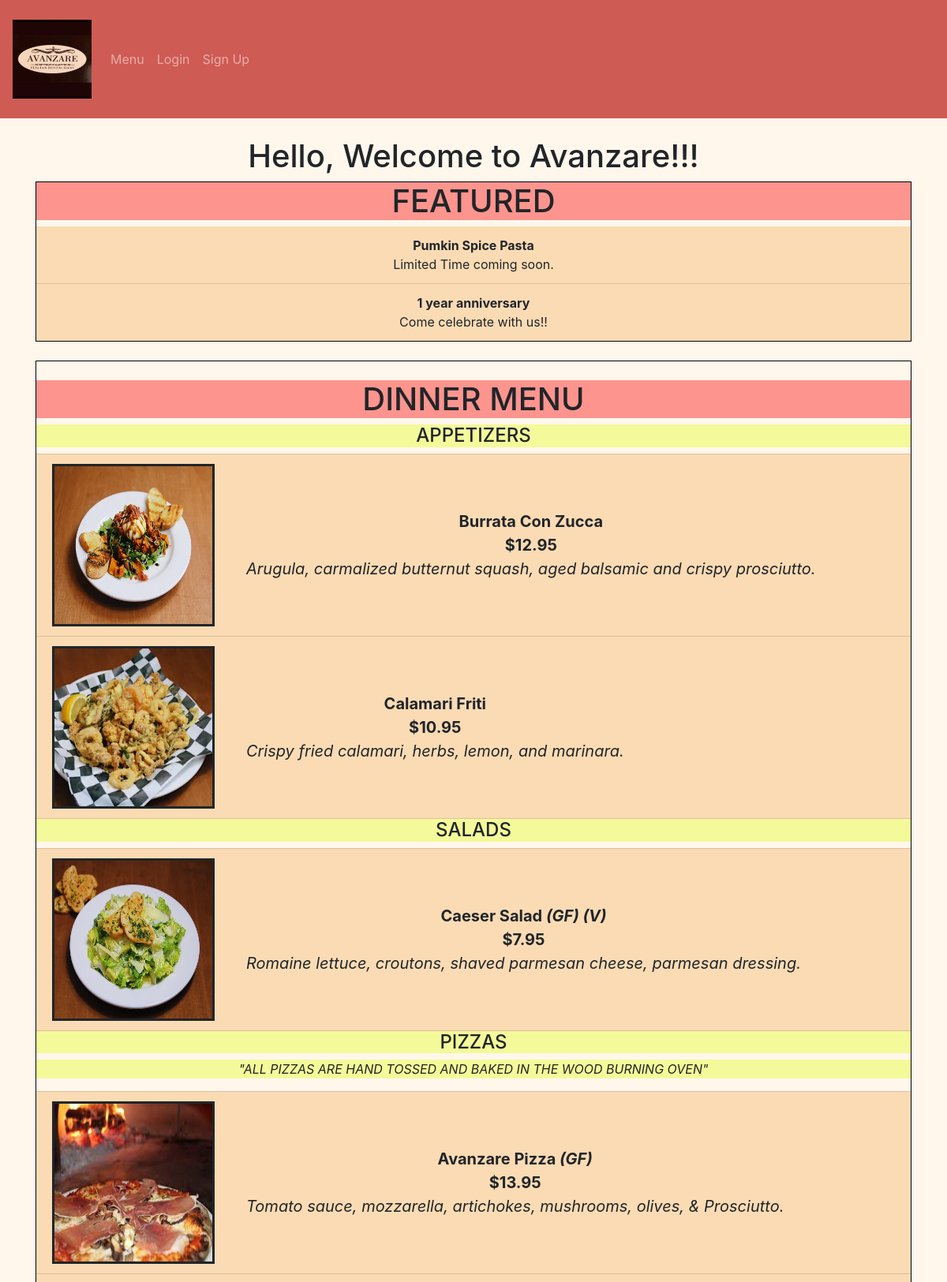
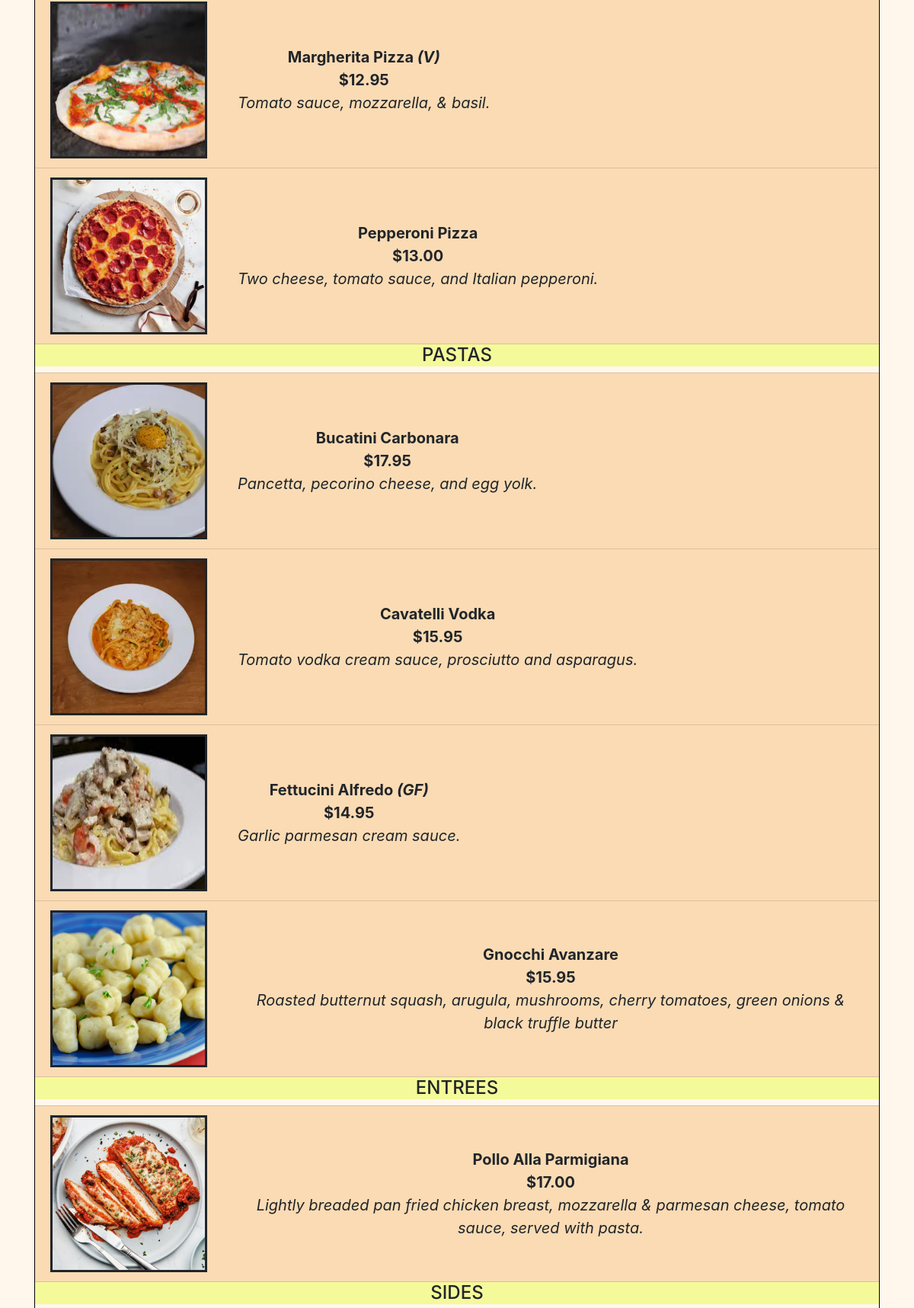
The page / (upper part) on the database its author committed (2 pictures, top to bottom).
### avanzareApp/models.py (models this page shows)
class News(db.Model):
    id = db.Column(db.Integer, primary_key=True)
    title = db.Column(db.String(150))
    text = db.Column(db.String(10000))
    news_type = db.Column(db.String(150))
    featured = db.Column(db.String(10))
    date = db.Column(db.DateTime(timezone=True), default=func.now())

class Menu(db.Model):
    id = db.Column(db.Integer, primary_key=True)
    name = db.Column(db.String(150), unique=True)
    price = db.Column(db.String(150))
    description = db.Column(db.String(10000))
    menu_type = db.Column(db.String(150))
    gluten_free = db.Column(db.String(150))
    vegan = db.Column(db.String(150))
    date = db.Column(db.DateTime(timezone=True), default=func.now())
    user_id = db.Column(db.Integer, db.ForeignKey('user.id'))

### avanzareApp/auth.py (the view, shortened to what this page needs)
@auth.route('/', methods=['GET'])
def start_page():
    user = User.query.filter(User.email=='headChef@gmail.com').first()
    news = db.session.query(News).order_by(News.id.desc()).all()
    items = Menu.query.filter_by(user_id=user.id).order_by(Menu.name).all()
    count = 0
    for post in news:
        post = random.choice(news)
        post.featured = "TRUE"
        count += 1
        if count == 5:
            break
    return render_template("start_page.html", news=news, items=items, user=current_user)

### avanzareApp/templates/start_page.html (shortened to what this page needs)
{% extends "base.html" %} {% block title %}Home{% endblock %}
{% block content %}
<h1 align="center">Hello, Welcome to Avanzare!!!</h1>
<div class="blackLine">
<h1 class="h1Color" align="center">FEATURED</h1>
<ul class="list-group list-group-flush" id="items">
    {% for news_post in news %}
        {% if news_post.featured == "TRUE" %}
            <li class="list-group-item" align="center">
                <b>{{ news_post.title }}</b>
                <br />
                {{ news_post.text }}
                <br />
            </li>
        {% endif %}
    {% endfor %}
</ul>
</div>
<br />
<div class="blackLine">
    <br />
    <h1 class="h1Color" align="center"> DINNER MENU </h1>
    <ul class="list-group list-group-flush" >
        {% set print_once = 1 %}
        {% for menu in ["APPETIZERS", "SALADS", "PIZZAS", "PASTAS", "ENTREES", "SIDES", "DESSERT MENU", "AFTER DINNER DRINKS", "COCKTAILS", "BOTTLE", "DRAFT"] %}
            {% if print_once == 1 %}
                {% if menu == "DESSERT MENU" %}
                    <h1 class="menu_type_color" align="center"> DESSERTS </h1>
                    {% set print_once = 0 %}
                {% elif menu == "AFTER DINNER DRINKS" %}
                    <h1 class="menu_type_color" align="center"> AFTER DINNER DRINKS </h1>
                    {% set print_once = 0 %}
                {% elif menu == "COCKTAILS" %}
                    <h1 class="menu_type_color" align="center"> COCKTAILS </h1>
                    {% set print_once = 0 %}
                {% elif menu == "BOTTLE" %}
                    <h1 class="menu_type_color" align="center"> BEER </h1>
                    <h4 class="menu_type_color" align="center">{{ menu }}</h4>
                    {% set print_once = 0 %}
                {% else %}
                    <h4 class="menu_type_color" align="center">{{ menu }}</h4>
                    {% if menu == "PIZZAS" %}
                        <p class="menu_type_color" align="center"><i>"ALL PIZZAS ARE HAND TOSSED AND BAKED IN THE WOOD BURNING OVEN"</i></p>
                    {% endif %}
                    {% set print_once = 0 %}
                {% endif %}
            {% endif %}
            {% for item in items %}
                {% if item.menu_type == menu %}
                    <li class="list-group-item">
                        <div class="container2">
                            <div class="image">
                                {% set tmp = item.name + '.jpg' %}
                                <img class="img-responsive" src="{{ url_for('views.send_image', filename=tmp) }}" width="200" height="200">
                            </div>
                            <div class="text" align="center">
                                <b>{{ item.name }}
                                {% if item.gluten_free == "GLUTEN FREE" %}
                                    <i>{{ "(GF)" }}</i>
                                {% endif %}
                                {% if item.vegan == "VEGAN" %}
                                    <i>{{ "(V)" }}</i>
                                {% endif %}
                                <br />
                                {% set tmp = "$" + (item.price | string) %}
                                {{ tmp }}</b>
                                <br />
                                <i>{{ item.description }}</i>
                            </div>
                        </div>
                    </li>
                {% endif %}
            {% endfor %}
            {% set print_once = 1 %}
        {% endfor %}
        <br />
    </ul>
</div>
<br />
<br />
            {% set DINNER_sub_menus = ["APPETIZERS", "SALADS", "SIDES"] %}
            {% set print_once = 1 %}
<br />
            {% set DINNER_sub_menus = ["APPETIZERS", "SALADS", "SIDES"] %}
            {% set print_once = 1 %}
<br />
<br />
<br />
{% include "footer.html" %}
{% endblock %}

### avanzareApp/static/style.css (style rules this page uses)
.blackLine { border:1px solid black; }
.container2 { display: flex; align-items: center; justify-content: center background-color: #CE9854; }
.text { font-size: 20px; padding-left: 40px; }
.image { border: solid; }
.list-group-item { background-color: #FADBB4; }
.menu_type_color { background-color: #F4FA99; }
.h1Color { background-color: #FD948E; }

### rows shown on the page
News: title "Pumkin Spice Pasta", text "Limited Time coming soon."
News: title "1 year anniversary", text "Come celebrate with us!!"
Menu: shows a picture, name "Burrata Con Zucca", tmp "$12.95", description "Arugula, carmalized butternut squash, aged balsamic and crispy prosciutto."
Menu: shows a picture, name "Calamari Friti", tmp "$10.95", description "Crispy fried calamari, herbs, lemon, and marinara."
Menu: shows a picture, name "Caeser Salad", value "(GF)", value "(V)", tmp "$7.95", description "Romaine lettuce, croutons, shaved parmesan cheese, parmesan dressing."
Menu: shows a picture, name "Avanzare Pizza", value "(GF)", tmp "$13.95", description "Tomato sauce, mozzarella, artichokes, mushrooms, olives, & Prosciutto."
Menu: shows a picture, name "Margherita Pizza", value "(V)", tmp "$12.95", description "Tomato sauce, mozzarella, & basil."
Menu: shows a picture, name "Pepperoni Pizza", tmp "$13.00", description "Two cheese, tomato sauce, and Italian pepperoni."
Menu: shows a picture, name "Bucatini Carbonara", tmp "$17.95", description "Pancetta, pecorino cheese, and egg yolk."
Menu: shows a picture, name "Cavatelli Vodka", tmp "$15.95", description "Tomato vodka cream sauce, prosciutto and asparagus."
Menu: shows a picture, name "Fettucini Alfredo", value "(GF)", tmp "$14.95", description "Garlic parmesan cream sauce."
Menu: shows a picture, name "Gnocchi Avanzare", tmp "$15.95", description "Roasted butternut squash, arugula, mushrooms, cherry tomatoes, green onions & black truffle butter"
Menu: shows a picture, name "Pollo Alla Parmigiana", tmp "$17.00", description "Lightly breaded pan fried chicken breast, mozzarella & parmesan cheese, tomato sauce, served with pasta."

### other values the page prints
{{ menu }} "APPETIZERS" "SALADS" "PIZZAS" "PASTAS" "ENTREES" "SIDES"
